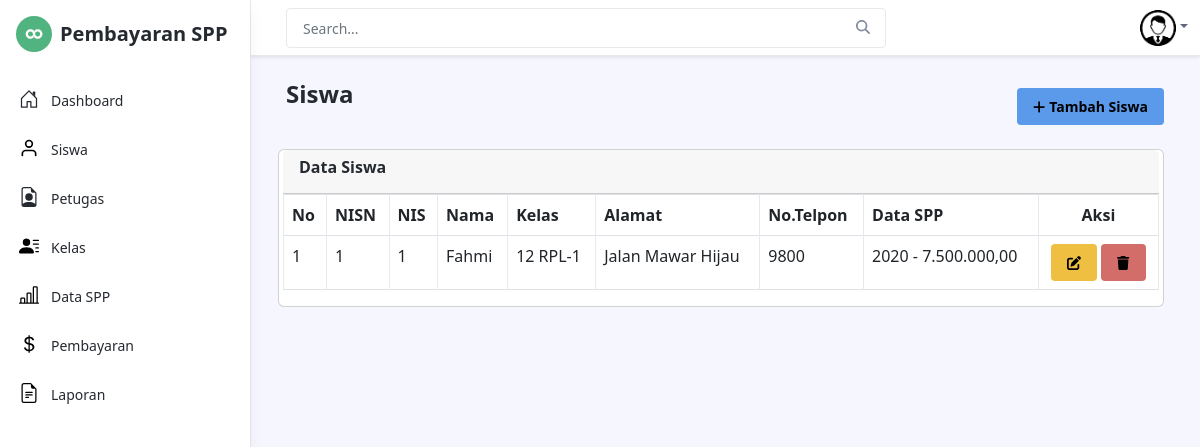
The app's page /admin/siswa.php with its own data.
### tables this page shows
CREATE TABLE `siswa` (
  `nisn` int(14) NOT NULL,
  `nis` int(10) NOT NULL,
  `nama` varchar(50) NOT NULL,
  `id_kelas` int(11) NOT NULL,
  `alamat` text NOT NULL,
  `no_telp` int(12) NOT NULL,
  `id_spp` int(11) NOT NULL
);

CREATE TABLE `kelas` (
  `id_kelas` int(11) NOT NULL,
  `nama_kelas` varchar(50) NOT NULL,
  `kompetensi_keahlian` varchar(50) NOT NULL
);

CREATE TABLE `spp` (
  `id_spp` int(11) NOT NULL,
  `tahun` int(11) NOT NULL,
  `nominal` int(11) NOT NULL
);

### admin/siswa.php (the view, shortened to what this page needs)
<?php
include('../layouts/header.php');
include('../layouts/admin/bar.php');
include('../layouts/footer.php');
?>
<body class="app">
    <div class="app-wrapper">
	    <div class="app-content pt-3 p-md-3 p-lg-4">
		    <div class="container-xl">
                <div class="row g-3 mb-4 align-items-center justify-content-between">
				    <div class="col-auto">
                        <h1 class="app-page-title">Siswa</h1>
				    </div>
                    <div class="col-auto">
					    <div class="page-utilities">
						    <div class="row g-2 justify-content-start justify-content-md-end align-items-center">
                            <div class="col-auto">
								    <a class="btn btn-info btn-sm" data-bs-toggle="modal" data-bs-target="#Modal-tambah" href="#">
                                    <i class="fas fa-plus"></i>
									    Tambah Siswa
									</a>
							    </div>
                            </div>
                        </div>
                </div>
			    <div class="row g-2 mb-4" >
                <div class="card card-nav-tabs">
                    <div class="card-header">
                        <div class="row">
                            <div class="col-6">
                                <h6>Data Siswa</h6>
                            </div>
                        </div>
                    </div>
                    <div class="table-responsive">
                    <table class="table table-bordered">
                        <thead>
                            <tr>
                            <th>No</th>
                            <th>NISN</th>
                            <th>NIS</th>
                            <th>Nama</th>
                            <th>Kelas</th>
                            <th>Alamat</th>
                            <th>No.Telpon</th>
                            <th>Data SPP</th>
                            <th style="text-align: center">Aksi</th>
                            </tr>
                        </thead>
                        <tbody>
                        <?php
                        include'../core/koneksi.php';
                        $query = "SELECT * FROM siswa,spp,kelas WHERE siswa.id_kelas=kelas.id_kelas AND siswa.id_spp=spp.id_spp ORDER BY nama ASC";
                        $result = mysqli_query($koneksi, $query);
                        $no = 1;
                        while ($data = mysqli_fetch_assoc($result)) {
                    ?>
                            <tr>
                            <td><?php echo $no++ ?></td>
                            <td><?php echo $data['nisn'] ?></td>
                            <td><?php echo $data['nis'] ?></td>
                            <td><?php echo $data['nama'] ?></td>
                            <td><?php echo $data['nama_kelas'] ?></td>
                            <td><?php echo $data['alamat'] ?></td>
                            <td><?php echo $data['no_telp'] ?></td>
                            <td><?php echo $data['tahun'] ?> - <?= number_format($data['nominal'],2,',','.'); ?></td>
                            <td style="text-align: center">
                                <a href="edit_siswa.php?nisn=<?php echo $data['nisn']; ?>" class="btn btn-warning btn-sm" <?php echo $data['nisn']; ?>><i class="fas fa-edit"></i></a>
                                <a href="proses/hapus_siswa.php?nisn=<?php echo $data['nisn']; ?>" class="btn btn-danger btn-sm" data-bs-toggle="modal" data-bs-target="#Modal-hapus"><i class="fas fa-trash"></i></a>
                            </td>
                            </tr>
                        <?php
                        }
                        ?>
                    </tbody>
                    </table>
                    </div>
				    </div>
		    </div>
	    </div>
	    <br><br><br><br><br>
    </div>

### records on screen
siswa: nisn "1", nis "1", nama "Fahmi", id_kelas.nama_kelas "12 RPL-1", alamat "Jalan Mawar Hijau", no_telp "9800", id_spp.tahun "2020", id_spp.nominal "7.500.000,00"
